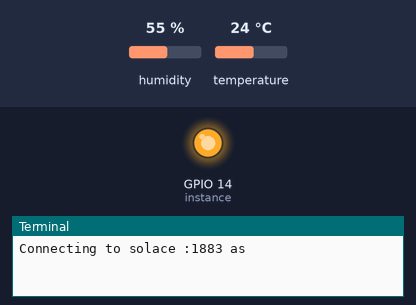
Bench run of a program on a simulated Raspberry Pi (BCM pin numbers). Parts: output pins drawn as LEDs (lit = HIGH), the last lines printed to the terminal. Inputs (shaded band) come from the test bench; at power-on: humidity 55 %, temperature 24 °C. No MQTT or app messages arrive unless stated; the clock reads 2024-03-15 10:24:30 at power-on unless the program sets it; library files of the repository ran but are not shown: dht11.py.

Above: at 0.16 s.
At 5.0 s:
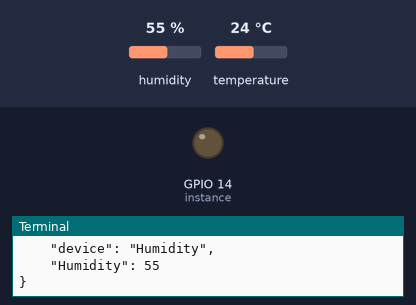
5.1 s: humidity set to 22 %
6.6 s: temperature set to 12 °C
8.1 s: humidity set to 40 %
Timing chart, 0 to 11.1 s (numbered marks = the images above; inputs shaded):
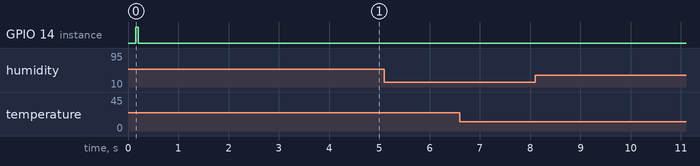

The program:

raspi_solace_publish_json.py
```python
import paho.mqtt.client as mqtt
import paho.mqtt.publish as publish
import RPi.GPIO as GPIO
import dht11
import time
import json

# initialize GPIO
GPIO.setwarnings(False)
GPIO.setmode(GPIO.BCM)

# read data using Pin GPIO21
instance = dht11.DHT11(pin=14)

# Connection parms for Solace Event Broker
solace_url = ""
solace_port = 1883
solace_user = ""
solace_passwd =  ""
solace_clientid = "raspberry_pi"
solace_topic_temp = "devices/temperature/events"
solace_topic_humidity = "devices/humidity/events"
payload = "Hello from Raspberry Pi"


# MQTT Client Connectivity to Solace Event Broker
client = mqtt.Client(solace_clientid)
client.username_pw_set(username=solace_user,password=solace_passwd)
print ("Connecting to solace {}:{} as {}". format(solace_url, solace_port, solace_user))
client.connect(solace_url, port=solace_port)
client.loop_start()

# Publish  Sensor streams to Solace Ebent Broker
num_messages=500
while num_messages > 0:
    result = instance.read()
    if result.is_valid():
        #print("Temp: %d C" % result.temperature +' '+"Humid: %d %%" % result.humidity)
        # Read  Temp and humidity sensotr outputs
        temp_payload = result.temperature
        hum_payload = result.humidity
        #print("Streaming sensor events to Solace")
        # Construct JSON sensor output string
        temp_payload = {"timestamp": int(time.time()), "device": "Temperature", "Temperature": temp_payload}
        temp_payload =  json.dumps(temp_payload,indent=4)
        print (temp_payload)
        hum_payload = {"timestamp": int(time.time()), "device": "Humidity", "Humidity": hum_payload}
        hum_payload = json.dumps(hum_payload, indent=4)
        print (hum_payload)
       # Publish Json event to Solace Event Broker
        client.publish(solace_topic_temp, temp_payload, qos=1)
        client.publish(solace_topic_humidity,hum_payload, qos=1)
        num_messages=num_messages-1
    time.sleep(1)
client.loop_stop()
client.disconnect()
```
